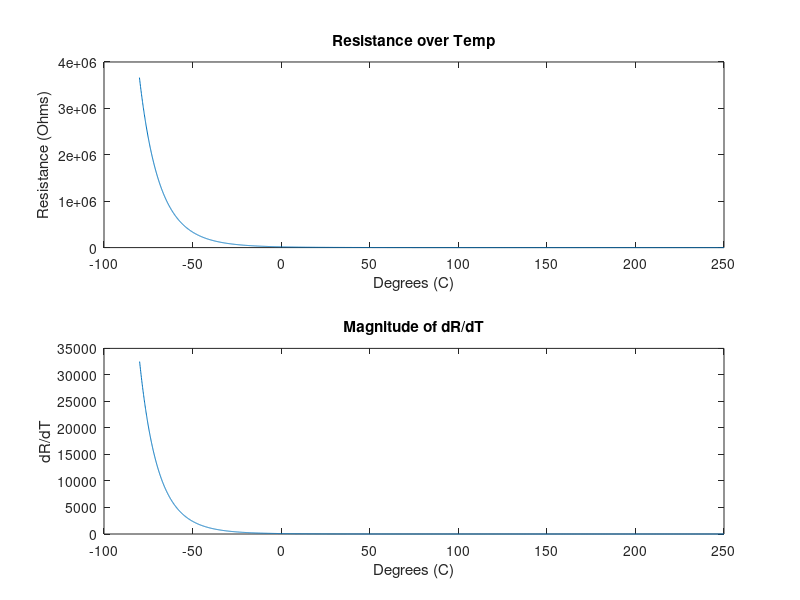

This figure's MATLAB source:
%% Thermistor Temp Calculations
% Values and equations from TH-22 Datahseet 
A = 1.2870e-3;
B = 2.3585e-4;
C = 9.4346e-8;
R = 6e3;
T = 1/ (A +B * log(R) + C * (log(R))^3);
T = T - 273.15;

%% Thermistor R Calculations
clear
clc
% Values and equations from TH-22 Datahseet 
A = 1.2870e-3;
B = 2.3585e-4;
C = 9.4346e-8;
T = -80:.1:250;
T = T + 273.15;
alpha = ((A-(1./T))./C);
beta = sqrt(((B./(3*C))^3) + (alpha.^2/4));

R = exp((beta-(alpha./2)).^(1/3) - ((beta+(alpha./2)).^(1/3)));
subplot(2,1,1)
plot(T-273.15,R)
title('Resistance over Temp')
xlabel('Degrees (C)')
ylabel('Resistance (Ohms)')
% The diff of R will tell where in the temperature range the smallest
% change in R occurs
dR = diff(R);
subplot(2,1,2)
plot(T(2:end)-273.15,abs(dR));
title('Magnitude of dR/dT')
xlabel('Degrees (C)')
ylabel('dR/dT')
[dRmin, I] = min(abs(dR));
smallestSwing = T(I) - 273.15; %From this the worst case for ADC is at high temps
deltaRsmall = R(end-7) - R(end);
%% ADC Resolution Choice
% Selected manually to optimize power consumption while meeting spec
Rstatic = 500e3;
% Calculates smallest change in Voltage at the given specification
adcResreq = 1.8*(R(end-7) / (Rstatic + R(end-7)) - R(end)/(Rstatic + R(end)));
% Calculates smallest change in Voltage detectable 
adcRes = 1.8 / (2^24);
fprintf('ADC Resolution is good True/False: %d\n',adcResreq > adcRes)

%% ADC SCLK Choice
bitpch = 24;
fullsample = bitpch * 24 /8;
fclk = 27e6;
fdata = fclk / 2560;

%% Power Calculations
Vin = 28;
Vlogic = 1.8;
Vhigh = 5;
% All values are gotten from the respective datasheets
% Two assumptions are used: Iin to LDO = Iout
% Pin = Pout / Efficiency
% Microcontroller
Imicro = 2.5e-3;
% Thermocouples
Rmin = Rstatic + R(end);
Idivide = (Vlogic / Rmin)*24;
% ADCs Vsupply = 5V, 1V8
Iadc1V8 =  2.5e-3 + .035e-3;
Iadc5 = 9e-3;
%RS485 Vsupply = 5V
Irs485 = 28e-3;
%Level Shifter
Ipshift = 18e-6;
% Switching Supply Calculations
efficiencya = .75;
efficiencyp = .75;
% Total Power Calculation (active)
P1V8 = Vhigh*(24*Idivide + Imicro + 3*Iadc1V8 + 1*Ipshift)/efficiencya;
P5 = Vhigh*(Irs485 + 3*Iadc5 + 3*Ipshift)/efficiencya;
fprintf('Power Consumption(active) 1V8: %1.2f Watts\n',P1V8)
fprintf('Power Consumption(active) 5: %1.2f Watts\n',P5)
fprintf('Power Consumption(active) Total: %1.2f Watts\n',P1V8 + P5)
% Total Power Calculation (passive)
Pp1V8 = Vhigh*(24*Idivide + Imicro + 3*Iadc1V8 + 1*Ipshift)/efficiencyp;
Pp5 = Vhigh*(Irs485 + 3*Ipshift)/efficiencyp;
fprintf('Power Consumption(passive) 1V8: %1.2f Watts\n',Pp1V8)
fprintf('Power Consumption(passive) 5: %1.2f Watts\n',Pp5)
fprintf('Power Consumption(passive) Total: %1.2f Watts\n',Pp1V8 + Pp5)

